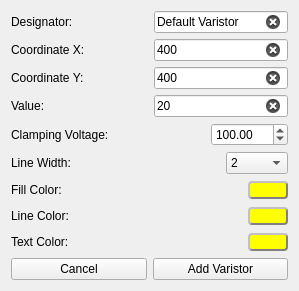
     <widget class="QWidget" name="tab_4">
      <attribute name="title">
       <string>Varistor</string>
      </attribute>
      <layout class="QGridLayout" name="gridLayout_4">
       <item row="0" column="0">
        <layout class="QHBoxLayout" name="horizontalLayout_22">
         <item>
          <widget class="QLabel" name="labelVaristor_Designator">
           <property name="text">
            <string>Designator:</string>
           </property>
          </widget>
         </item>
         <item>
          <spacer name="horizontalSpacer_22">
           <property name="orientation">
            <enum>Qt::Horizontal</enum>
           </property>
           <property name="sizeHint" stdset="0">
            <size>
             <width>75</width>
             <height>20</height>
            </size>
           </property>
          </spacer>
         </item>
         <item>
          <widget class="QLineEdit" name="lineVaristor_Designator">
           <property name="text">
            <string>Default Varistor</string>
           </property>
           <property name="maxLength">
            <number>50</number>
           </property>
           <property name="readOnly">
            <bool>false</bool>
           </property>
           <property name="clearButtonEnabled">
            <bool>true</bool>
           </property>
          </widget>
         </item>
        </layout>
       </item>
       <item row="1" column="0">
        <layout class="QHBoxLayout" name="horizontalLayout_23">
         <item>
          <widget class="QLabel" name="labelVaristor_X">
           <property name="text">
            <string>Coordinate X:</string>
           </property>
          </widget>
         </item>
         <item>
          <spacer name="horizontalSpacer_23">
           <property name="orientation">
            <enum>Qt::Horizontal</enum>
           </property>
           <property name="sizeHint" stdset="0">
            <size>
             <width>60</width>
             <height>20</height>
            </size>
           </property>
          </spacer>
         </item>
         <item>
          <widget class="QLineEdit" name="lineVaristor_X">
           <property name="text">
            <string>400</string>
           </property>
           <property name="maxLength">
            <number>4</number>
           </property>
           <property name="clearButtonEnabled">
            <bool>true</bool>
           </property>
          </widget>
         </item>
        </layout>
       </item>
       <item row="2" column="0">
        <layout class="QHBoxLayout" name="horizontalLayout_24">
         <item>
          <widget class="QLabel" name="labelVaristor_Y">
           <property name="text">
            <string>Coordinate Y:</string>
           </property>
          </widget>
         </item>
         <item>
          <spacer name="horizontalSpacer_24">
           <property name="orientation">
            <enum>Qt::Horizontal</enum>
           </property>
           <property name="sizeHint" stdset="0">
            <size>
             <width>60</width>
             <height>20</height>
            </size>
           </property>
          </spacer>
         </item>
         <item>
          <widget class="QLineEdit" name="lineVaristor_Y">
           <property name="text">
            <string>400</string>
           </property>
           <property name="maxLength">
            <number>4</number>
           </property>
           <property name="clearButtonEnabled">
            <bool>true</bool>
           </property>
          </widget>
         </item>
        </layout>
       </item>
       <item row="3" column="0">
        <layout class="QHBoxLayout" name="horizontalLayout_26">
         <item>
          <widget class="QLabel" name="labelVaristor_Value">
           <property name="text">
            <string>Value:</string>
           </property>
          </widget>
         </item>
         <item>
          <spacer name="horizontalSpacer_26">
           <property name="orientation">
            <enum>Qt::Horizontal</enum>
           </property>
           <property name="sizeHint" stdset="0">
            <size>
             <width>90</width>
             <height>20</height>
            </size>
           </property>
          </spacer>
         </item>
         <item>
          <widget class="QLineEdit" name="lineVaristor_Value">
           <property name="text">
            <string>20</string>
           </property>
           <property name="maxLength">
            <number>10</number>
           </property>
           <property name="clearButtonEnabled">
            <bool>true</bool>
           </property>
          </widget>
         </item>
        </layout>
       </item>
       <item row="4" column="0">
        <layout class="QHBoxLayout" name="horizontalLayout_27">
         <item>
          <widget class="QLabel" name="labelVaristor_ClampingVoltage">
           <property name="text">
            <string>Clamping Voltage:</string>
           </property>
          </widget>
         </item>
         <item>
          <spacer name="horizontalSpacer_27">
           <property name="orientation">
            <enum>Qt::Horizontal</enum>
           </property>
           <property name="sizeHint" stdset="0">
            <size>
             <width>80</width>
             <height>20</height>
            </size>
           </property>
          </spacer>
         </item>
         <item>
          <widget class="QDoubleSpinBox" name="spinVaristor_ClampingVoltage">
           <property name="maximum">
            <double>99999.990000000005239</double>
           </property>
           <property name="singleStep">
            <double>10.000000000000000</double>
           </property>
           <property name="value">
            <double>100.000000000000000</double>
           </property>
          </widget>
         </item>
        </layout>
       </item>
       <item row="5" column="0">
        <layout class="QHBoxLayout" name="horizontalLayout_25">
         <item>
          <widget class="QLabel" name="labelVaristor_LineWidth">
           <property name="text">
            <string>Line Width: </string>
           </property>
          </widget>
         </item>
         <item>
          <spacer name="horizontalSpacer_25">
           <property name="orientation">
            <enum>Qt::Horizontal</enum>
           </property>
           <property name="sizeHint" stdset="0">
            <size>
             <width>40</width>
             <height>20</height>
            </size>
           </property>
          </spacer>
         </item>
         <item>
          <widget class="QComboBox" name="comboVaristor_LineWidth">
           <property name="cursor">
            <cursorShape>PointingHandCursor</cursorShape>
           </property>
           <property name="editable">
            <bool>false</bool>
           </property>
           <property name="currentText">
            <string>2</string>
           </property>
           <property name="currentIndex">
            <number>1</number>
           </property>
           <property name="maxVisibleItems">
            <number>10</number>
           </property>
           <property name="sizeAdjustPolicy">
            <enum>QComboBox::AdjustToMinimumContentsLength</enum>
           </property>
           <property name="minimumContentsLength">
            <number>4</number>
           </property>
           <item>
            <property name="text">
             <string>1</string>
            </property>
           </item>
           <item>
            <property name="text">
             <string>2</string>
            </property>
           </item>
           <item>
            <property name="text">
             <string>3</string>
            </property>
           </item>
           <item>
            <property name="text">
             <string>4</string>
            </property>
           </item>
           <item>
            <property name="text">
             <string>5</string>
            </property>
           </item>
           <item>
            <property name="text">
             <string>6</string>
            </property>
           </item>
           <item>
            <property name="text">
             <string>7</string>
            </property>
           </item>
           <item>
            <property name="text">
             <string>8</string>
            </property>
           </item>
           <item>
            <property name="text">
             <string>9</string>
            </property>
           </item>
           <item>
            <property name="text">
             <string>10</string>
            </property>
           </item>
          </widget>
         </item>
        </layout>
       </item>
       <item row="6" column="0">
        <layout class="QHBoxLayout" name="horizontalLayout_40">
         <item>
          <widget class="QLabel" name="label">
           <property name="text">
            <string>Fill Color:</string>
           </property>
          </widget>
         </item>
         <item>
          <spacer name="horizontalSpacer_36">
           <property name="orientation">
            <enum>Qt::Horizontal</enum>
           </property>
           <property name="sizeHint" stdset="0">
            <size>
             <width>40</width>
             <height>20</height>
            </size>
           </property>
          </spacer>
         </item>
         <item>
          <widget class="QPushButton" name="fillColorButton_varistor">
           <property name="minimumSize">
            <size>
             <width>40</width>
             <height>0</height>
            </size>
           </property>
           <property name="styleSheet">
            <string notr="true">    	background-color: rgb(255,255,0);
    	border-style: outset;
	border-radius: 4px;
    	border-width: 2px;
    	border-color: gray;</string>
           </property>
           <property name="text">
            <string/>
           </property>
           <property name="autoDefault">
            <bool>false</bool>
           </property>
          </widget>
         </item>
        </layout>
       </item>
       <item row="7" column="0">
        <layout class="QHBoxLayout" name="horizontalLayout_41">
         <item>
          <widget class="QLabel" name="label_2">
           <property name="text">
            <string>Line Color:</string>
           </property>
          </widget>
         </item>
         <item>
          <spacer name="horizontalSpacer_37">
           <property name="orientation">
            <enum>Qt::Horizontal</enum>
           </property>
           <property name="sizeHint" stdset="0">
            <size>
             <width>40</width>
             <height>20</height>
            </size>
           </property>
          </spacer>
         </item>
         <item>
          <widget class="QPushButton" name="lineColorButton_varistor">
           <property name="minimumSize">
            <size>
             <width>40</width>
             <height>0</height>
            </size>
           </property>
           <property name="styleSheet">
            <string notr="true">    	background-color: rgb(255,255,0);
    	border-style: outset;
	border-radius: 4px;
    	border-width: 2px;
    	border-color: gray;</string>
           </property>
           <property name="text">
            <string/>
           </property>
           <property name="autoDefault">
            <bool>false</bool>
           </property>
          </widget>
         </item>
        </layout>
       </item>
       <item row="8" column="0">
        <layout class="QHBoxLayout" name="horizontalLayout_42">
         <item>
          <widget class="QLabel" name="label_3">
           <property name="text">
            <string>Text Color:</string>
           </property>
          </widget>
         </item>
         <item>
          <spacer name="horizontalSpacer_38">
           <property name="orientation">
            <enum>Qt::Horizontal</enum>
           </property>
           <property name="sizeHint" stdset="0">
            <size>
             <width>40</width>
             <height>20</height>
            </size>
           </property>
          </spacer>
         </item>
         <item>
          <widget class="QPushButton" name="textColorButton_varistor">
           <property name="minimumSize">
            <size>
             <width>40</width>
             <height>0</height>
            </size>
           </property>
           <property name="styleSheet">
            <string notr="true">    	background-color: rgb(255,255,0);
    	border-style: outset;
	border-radius: 4px;
    	border-width: 2px;
    	border-color: gray;</string>
           </property>
           <property name="text">
            <string/>
           </property>
           <property name="autoDefault">
            <bool>false</bool>
           </property>
          </widget>
         </item>
        </layout>
       </item>
       <item row="9" column="0">
        <layout class="QHBoxLayout" name="horizontalLayout_29">
         <item>
          <widget class="QPushButton" name="CancelVaristor">
           <property name="text">
            <string>Cancel</string>
           </property>
           <property name="autoDefault">
            <bool>false</bool>
           </property>
          </widget>
         </item>
         <item>
          <widget class="QPushButton" name="AddVaristor">
           <property name="enabled">
            <bool>true</bool>
           </property>
           <property name="accessibleName">
            <string/>
           </property>
           <property name="inputMethodHints">
            <set>Qt::ImhNone</set>
           </property>
           <property name="text">
            <string>Add Varistor</string>
           </property>
           <property name="checkable">
            <bool>false</bool>
           </property>
           <property name="autoDefault">
            <bool>true</bool>
           </property>
           <property name="default">
            <bool>false</bool>
           </property>
           <property name="flat">
            <bool>false</bool>
           </property>
          </widget>
         </item>
        </layout>
       </item>
      </layout>
     </widget>
